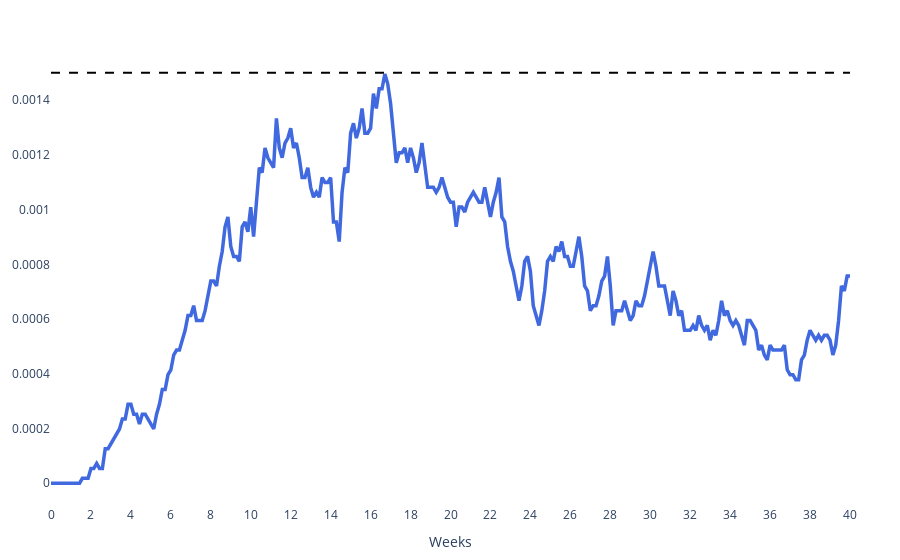

Notebook code cell kept with this figure:
### Code cell
horizon = 4
sims = 6
days = 280
bf = False

data, actions = run_full_mcst(horizon=horizon, sims_per_leaf=sims, days=days, step_size=7, n_jobs=6, bruteForce=bf)

date = datetime.datetime.now()
date_str = f'{date.month}_{date.day}_{date.hour}_{date.minute}'

df = make_beds_graph(data, [], 7, f'../../data/MCTS_Results/plots/top_zones_without_degree')

#with open(f'../../data/MCTS_Results/pickles/looser_cost_H{horizon}_N{sims}_D{days}_bf{bf}_{date_str}', 'wb') as f:
#    pkl.dump((data, actions, tree), f)

### Figure 1 — Plotly figure (JSON) as saved in the notebook; plotly's stock layout.template omitted (floating-point values rounded to 4 significant figures; data arrays with more than 128 entries replaced by an {"elided": "..."} marker saying what was removed)
{"data": [{"line": {"color": "rgb(0.25, 0.41, 0.88)", "width": 3.5}, "name": "hospitalized", "type": "scatter", "x": {"elided": "282 int values"}, "y": {"elided": "281 float values"}}, {"line": {"color": "black", "dash": "dash", "width": 2}, "name": "capacity", "type": "scatter", "x": {"elided": "282 int values"}, "y": {"elided": "281 float values"}}], "layout": {"hovermode": "x", "margin": {"b": 50, "l": 50, "pad": 0, "r": 50, "t": 50}, "plot_bgcolor": "rgb(255,255,255)", "showlegend": false, "xaxis": {"showgrid": false, "tickmode": "array", "ticktext": [0, 2, 4, 6, 8, 10, 12, 14, 16, 18, 20, 22, 24, 26, 28, 30, 32, 34, 36, 38, 40], "tickvals": [0, 14, 28, 42, 56, 70, 84, 98, 112, 126, 140, 154, 168, 182, 196, 210, 224, 238, 252, 266, 280], "title": {"text": "Weeks"}}, "yaxis": {"automargin": true, "showgrid": false, "zeroline": false}}}
